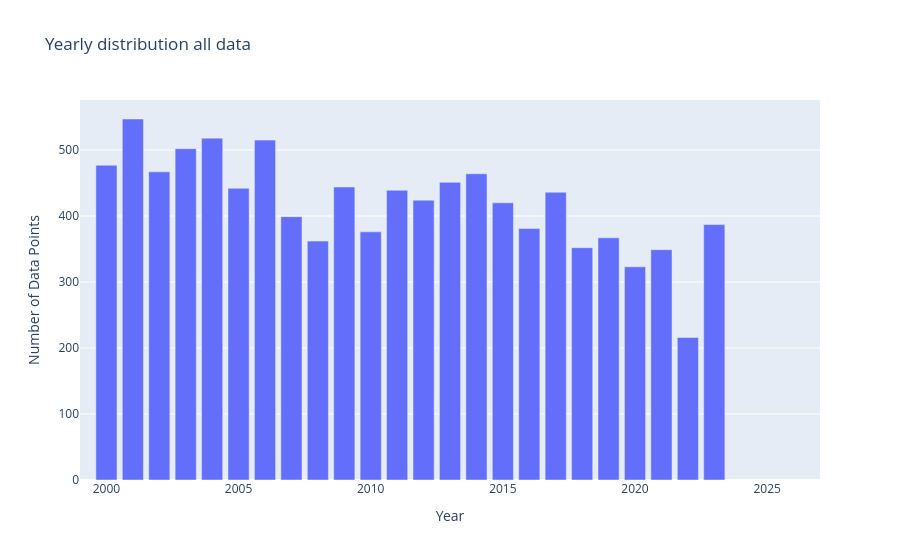

The code cell stored with this chart in its notebook:
### Code cell
year_test=HOTS.copy()
year_test['datetime'] = pd.to_datetime(year_test['datetime'])
year_test['year'] = year_test['datetime'].dt.year
grouped = year_test.groupby(['year']).size().reset_index(name='DataPoints')

# Create bar chart
fig = px.bar(grouped,x='year', y='DataPoints', title='Yearly distribution all data',
             labels={'year': 'Year', 'DataPoints': 'Number of Data Points', 'metadata': 'Metadata'},)
fig.update_xaxes(range=[1999,2027])
fig.update_layout(barmode='stack')  # ensures stacking
fig.show()

### Figure 1 — Plotly figure (JSON) as saved in the notebook; plotly's stock layout.template omitted (floating-point values rounded to 4 significant figures)
{"data": [{"hovertemplate": "Year=%{x}<br>Number of Data Points=%{y}<extra></extra>", "legendgroup": "", "marker": {"color": "#636efa", "pattern": {"shape": ""}}, "name": "", "orientation": "v", "showlegend": false, "textposition": "auto", "type": "bar", "x": [2000, 2001, 2002, 2003, 2004, 2005, 2006, 2007, 2008, 2009, 2010, 2011, 2012, 2013, 2014, 2015, 2016, 2017, 2018, 2019, 2020, 2021, 2022, 2023], "xaxis": "x", "y": [477, 547, 467, 502, 518, 442, 515, 399, 362, 444, 376, 439, 424, 451, 464, 420, 381, 436, 352, 367, 323, 349, 216, 387], "yaxis": "y"}], "layout": {"autosize": true, "barmode": "stack", "legend": {"tracegroupgap": 0}, "title": {"text": "Yearly distribution all data"}, "xaxis": {"anchor": "y", "domain": [0, 1], "range": [1999, 2027], "title": {"text": "Year"}, "type": "linear"}, "yaxis": {"anchor": "x", "autorange": true, "domain": [0, 1], "range": [0, 575.8], "title": {"text": "Number of Data Points"}, "type": "linear"}}}
